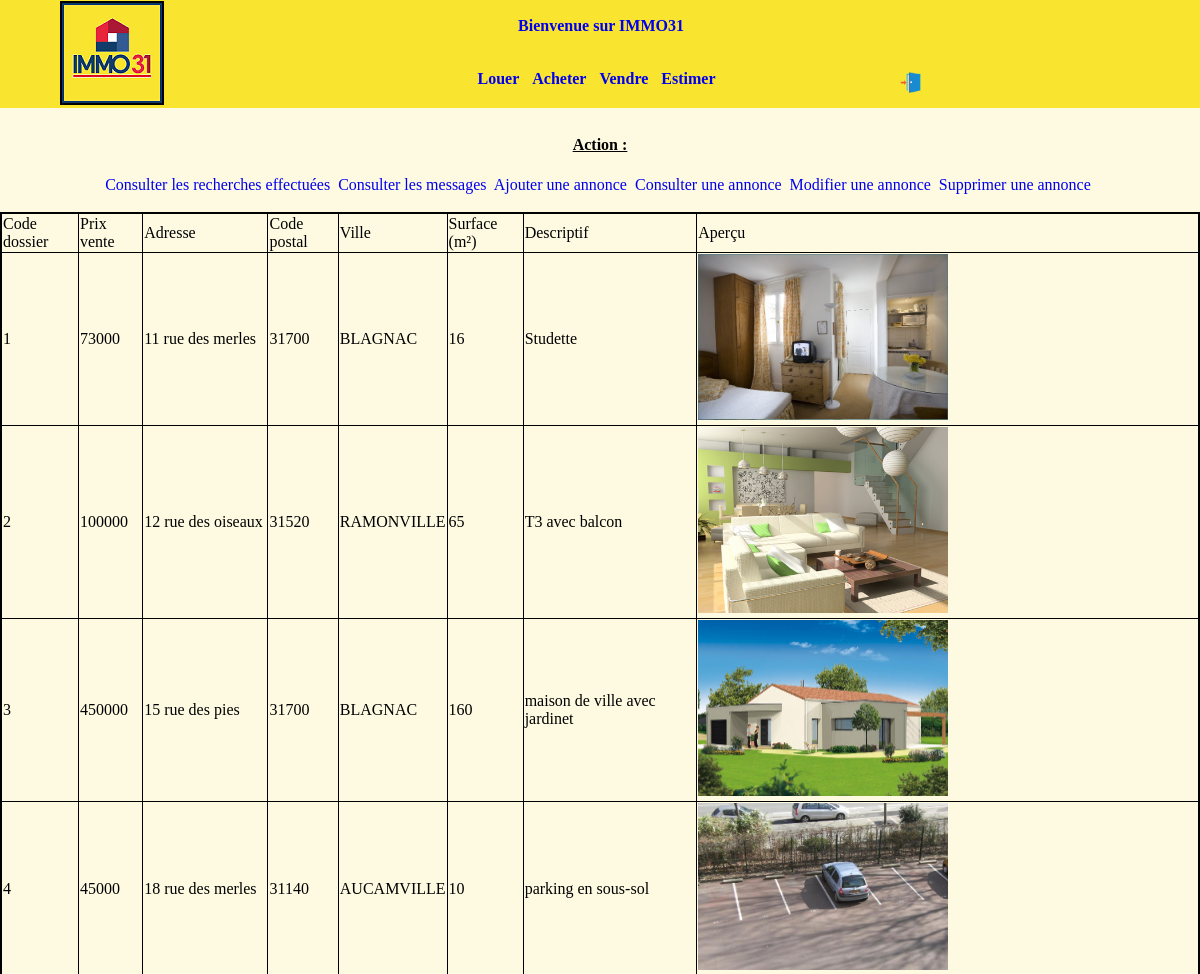
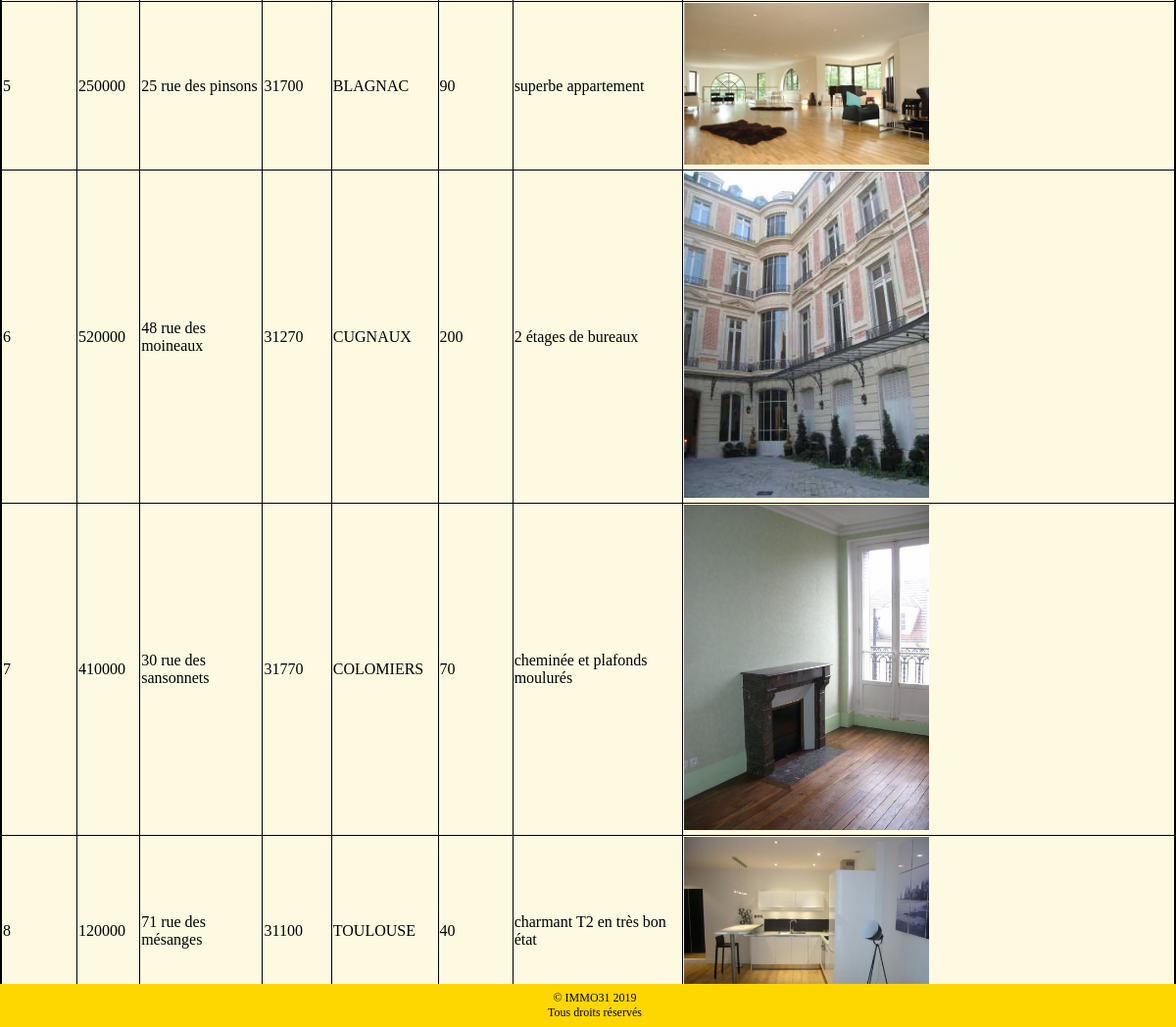
The page /gestion.php (signed in) on the database its author committed (2 pictures, top to bottom).
### tables this page shows
CREATE TABLE IF NOT EXISTS `bien` (
  `codedossier` int(11) NOT NULL AUTO_INCREMENT,
  `prixvente` int(11) DEFAULT NULL,
  `adresse` varchar(50) DEFAULT NULL,
  `codepostal` int(11) DEFAULT NULL,
  `ville` varchar(50) DEFAULT NULL,
  `surface` int(11) DEFAULT NULL,
  `descriptif` varchar(250) DEFAULT NULL,
  `photo` varchar(100) DEFAULT NULL,
  `codetype` int(11) DEFAULT NULL,
  PRIMARY KEY (`codedossier`),
  KEY `fk_bien` (`codetype`)
);

### gestion.php (the view, shortened to what this page needs)
<!DOCTYPE html>
<html>
<head>
</head>
<body>
<?php
include("connexionBdd.php");
echo "<br>";
?>
<br>
<?php
$reqSQL="SELECT * FROM bien ORDER BY codedossier asc";
$res=$connexion->query($reqSQL);
$ligne=$res->fetch();
echo "<center><table border=1 id='letabres'>
			<tr>
				<td>Code dossier</td>
				<td>Prix vente</td>
				<td>Adresse</td>
				<td>Code postal</td>
				<td>Ville</td>
				<td>Surface (m²)</td>
				<td>Descriptif</td>
				<td>Aperçu</td>
			</tr>";
while ($ligne!=false)
{
	$codedossier = $ligne['codedossier'];
	$prixvente = $ligne['prixvente'];
	$adresse = $ligne['adresse'];
	$codepostal = $ligne['codepostal'];
	$ville = $ligne['ville'];
	$surface = $ligne['surface'];
	$descriptif = $ligne['descriptif'];
	$photo = "images/".$ligne['photo'].".jpg";
	echo "<tr>
				<td>$codedossier</td>
				<td>$prixvente</td>
				<td>$adresse</td>
				<td>$codepostal</td>
				<td>$ville</td>
				<td>$surface</td>
				<td>$descriptif</td>
				<td><div class=zoom>
				<style>.zoom{
							}
				.image img {
				/* La transition s'applique à la fois sur la largeur et la hauteur, avec une durée d'une seconde. */
				-webkit-transition: all 1s ease;
				-moz-transition: all 1s ease;
				-ms-transition: all 1s ease;
				-o-transition: all 1s ease;
				transition: all 1s ease;
				}
				.image:hover img {
				/* L'image est doublée */
				-webkit-transform:scale(2);
				-moz-transform:scale(2;
				-ms-transform:scale(2;
				-o-transform:scale(2;
				transform:scale(2;
				}
				</style>
				<div class=image>
				<img src='$photo' height='50%' width='50%' alt=Text de remplacement/></div>
				</div>
				</td>
		</tr>";
	$ligne=$res->fetch();
}
?>
</body>
</html>

### css/main.css (style rules this page uses)
html { font-family: arial; height: 100%; }
body { font-family: arial; min-height: 100%; margin: 0; padding:0; position: relative; background-color: #FDFAE1; }
a:link { text-decoration: none; }
#lelogo { position: absolute; left: 5%; border: 2px solid black; }
#hautpage { width: 100%; padding: 1px; background-color:#F9E430; height: 100%; font-weight: bold; font-family: Georgia, serif; }
#hautpage p { text-align: center; animation: flipInX 2.5s; }
#tab { word-spacing: 5px; }
#btnlogout { margin-top:-3%; margin-left:75%; }
#letabres { border:2px solid black; font-family: Georgia, serif; border-collapse: collapse; }
#letabactions { font-family: Georgia, serif; }
footer { bottom: 0; width: 100%; background: #FFD700; font-size: 12px; text-align: center; padding: 7px; font-family: Georgia, serif; position: absolute; }

### gestion.php (style rules this page uses)
.image img { -webkit-transition: all 1s ease; -moz-transition: all 1s ease; -ms-transition: all 1s ease; -o-transition: all 1s ease; transition: all 1s ease; }

### rows shown on the page
bien: codedossier "1", prixvente "73000", adresse "11 rue des merles", codepostal "31700", ville "BLAGNAC", surface "16", descriptif "Studette", photo (picture)
bien: codedossier "2", prixvente "100000", adresse "12 rue des oiseaux", codepostal "31520", ville "RAMONVILLE", surface "65", descriptif "T3 avec balcon", photo (picture)
bien: codedossier "3", prixvente "450000", adresse "15 rue des pies", codepostal "31700", ville "BLAGNAC", surface "160", descriptif "maison de ville avec jardinet", photo (picture)
bien: codedossier "4", prixvente "45000", adresse "18 rue des merles", codepostal "31140", ville "AUCAMVILLE", surface "10", descriptif "parking en sous-sol", photo (picture)
bien: codedossier "5", prixvente "250000", adresse "25 rue des pinsons", codepostal "31700", ville "BLAGNAC", surface "90", descriptif "superbe appartement", photo (picture)
bien: codedossier "6", prixvente "520000", adresse "48 rue des moineaux", codepostal "31270", ville "CUGNAUX", surface "200", descriptif "2 étages de bureaux", photo (picture)
bien: codedossier "7", prixvente "410000", adresse "30 rue des sansonnets", codepostal "31770", ville "COLOMIERS", surface "70", descriptif "cheminée et plafonds moulurés", photo (picture)
bien: codedossier "8", prixvente "120000", adresse "71 rue des mésanges", codepostal "31100", ville "TOULOUSE", surface "40", descriptif "charmant T2 en très bon état", photo (picture)
